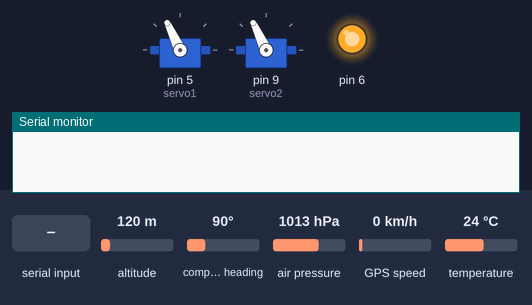
Recording of a sketch running on a simulated Arduino Uno, built with avr-gcc and run on an emulated ATmega328P. On the bench: 2 × servo, output pins drawn as LEDs (lit = HIGH), the last lines printed to the serial monitor. The inputs (shaded band) are chosen by the test bench; at power-on: altitude 120 m, compass heading 90°, air pressure 1013 hPa, GPS speed 0 km/h, temperature 24 °C. The GPS gets a fix after 3 s at 37.7749, -122.4194 with 8 satellites.

Above: at 2.2 s.
2.3 s: "d" received over Serial
At 2.46 s:
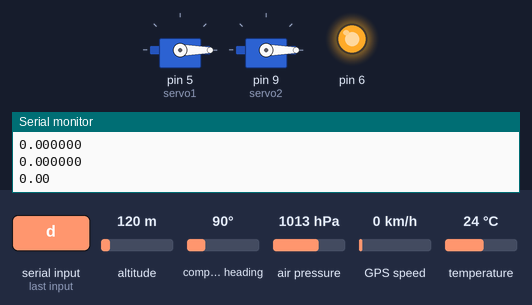
4.1 s: "o" received over Serial
At 4.4 s:
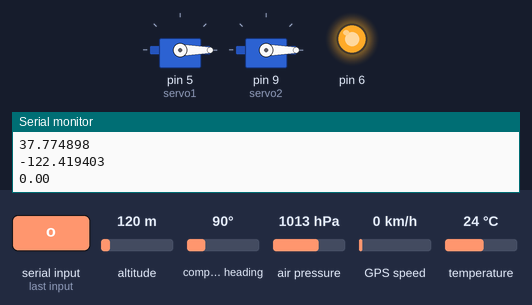
5.6 s: "r" received over Serial
At 6.2 s:
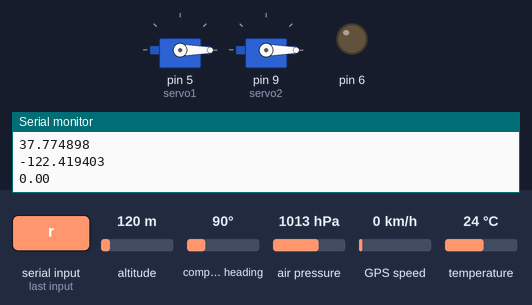
Timing chart, 0 to 8.6 s (numbered marks = the images above; inputs shaded):
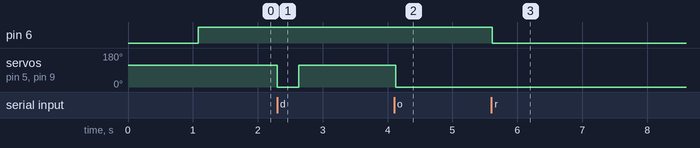

Measured:
- after the input at 2.3 s, servo on pin 5 (servo1), servo on pin 9 (servo2): 115° → 0° at once, → 115° 0.33 s later
- after the input at 4.1 s, servo on pin 5 (servo1), servo on pin 9 (servo2): 115° → 0° at once
- after the input at 5.6 s, pin 6: HIGH → LOW at once

The sketch:

complete_system_updated.ino
```cpp
#include <NeoSWSerial.h>
#include <Wire.h>
#include <MS5611.h>
#include<Servo.h>
#include<Kalman.h>
#include<TinyGPS++.h>

#define GLAT 12.972138
#define GLON 79.155670

TinyGPSPlus gps;
NeoSWSerial ss(4,3);
Kalman kalman(0.6, 0.6, 1, 0);
MS5611 ms5611;
Servo servo1, servo2;
float referencePressure=0, temp=0, h=0, Lat=0, Lon=0, Vel=0;
char t;
int flag = -1, dropFlag = 0;

void setup()
{
  Serial.begin(57600);
  ss.begin(9600);

  servo1.attach(5);
  servo2.attach(9);
  servo1.write(115);
  servo2.write(115);

  ms5611.begin();
  delay(1000);

  // Get reference pressure for relative altitude
   for(int i=0; i<4; i++)
   {
     referencePressure += ms5611.readPressure();
     delay(10);
   }
  referencePressure = referencePressure/4;

   for(int i=0; i<4; i++)
   {
     temp += ms5611.readTemperature();
     delay(10);
   }
   temp = temp/4;

   digitalWrite(6, HIGH);
   pinMode(6, OUTPUT);
}
int c=0;

void loop()
{
  float p = 0, c;
  unsigned long afterdrop, start;

  if(flag == -1)
  {
    flag=0;
    delay(1000);
  }

  start = millis();
  while((millis() - start) <= 100)
   {
    if(Serial.available())
      {
        t = Serial.read();
        if(t=='d' || t=='D')
        {
          Serial.print("t\n");
          hatch_open();
          afterdrop = millis();
          flag = 1;
        }
        else if(t=='s' || t=='S')
        {
          dropFlag = 1;
        }
        else if(t=='o' || t=='O')
        {
          hatch_open();
        }
        else if (t=='c' || t=='C')
        {
          hatch_1_close();
          hatch_2_close();
        }
        else if(t=='r'||t=='R')
        {
          digitalWrite(6, LOW);
        }
      }

    while(ss.available())
      gps.encode(ss.read());
}

   p = calcP();
   c = calcHeight(p, temp);
   p = calcP();
   c += calcHeight(p, temp);
   h = kalman.getFilteredValue(c/2);

 Serial.print("h");
 Serial.println(h, 2);

 if(gps.location.isUpdated())
 {
    Lat = gps.location.lat();
    Lon = gps.location.lng();
    Vel = gps.speed.kmph();
    Vel = Vel * (5/18) * 3.28084;
 }

 Serial.println(Lat, 6);
 Serial.println(Lon, 6);
 Serial.println(Vel, 2);

 if(dropFlag == 1)
 {
    float dropRange = calcRange(h, Vel);
    float havRange = haversineDistance(GLAT, GLON, Lat, Lon);

    if(havRange <= dropRange + 40)
      {
        Serial.print("t\n");
        hatch_open();
        afterdrop = millis();
        flag = 1;
      }
 }

//IF HATCH IS OPEN
 if(flag == 1 && millis()-afterdrop >= 1000)
 {
    hatch_1_close();
 }

if(flag == 1 && millis()-afterdrop >=1700)
 {
  hatch_2_close();
  flag = 0;
 }
}

void hatch_open()
{
  servo1.write(0);
  servo2.write(0);
}

void hatch_1_close()
{
  servo1.write(115);
}

void hatch_2_close()
{
  servo2.write(115);
}

float calcHeight(float p, float t)
{
  float a = pow((referencePressure/p), 0.19022) - 1;
  float b = a*(t + 273.15);
  float c2 = b/0.0065;
  return c2*3.28084;
}

float calcP()
{
  float p = 0;
  for(int i=0; i<4; i++)
   {
     p += ms5611.readPressure();
     delay(10);
   }

  return p = p/4;
}

float calcRange(float h, float vel)
{
  return sqrt(2*h/9.8)*vel;
}

float haversineDistance(float glat, float glon, float flat, float flon)
{
  glat *= 0.017453;
  glon *= 0.017453;
  flat *= 0.017453;
  flon *= 0.017453;

  float dlon = flon - glon;
  float dlat = flat - glat;
  float a = pow(sin(dlat/2),2) + cos(glat) * cos(flat) * pow(sin(dlon/2),2);
  float c = 2*atan2(sqrt(a), sqrt(1-a));
  return fabs(6371000*c*3.28084);
}
```
